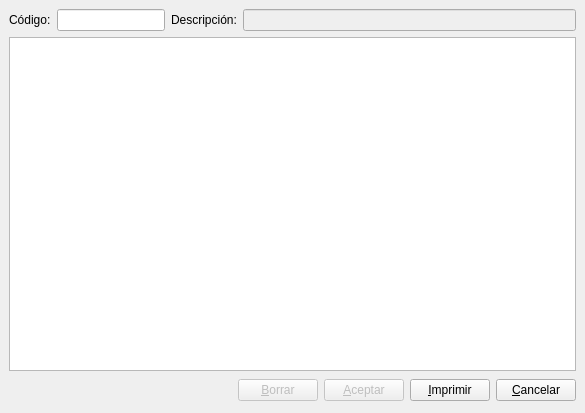
<ui version="4.0" >
 <author>José Manuel Díez Botella</author>
 <class>ci</class>
 <widget class="QDialog" name="ci" >
  <property name="geometry" >
   <rect>
    <x>0</x>
    <y>0</y>
    <width>585</width>
    <height>413</height>
   </rect>
  </property>
  <property name="windowTitle" >
   <string>Códigos de imputación</string>
  </property>
  <layout class="QVBoxLayout" >
   <property name="spacing" >
    <number>6</number>
   </property>
   <property name="leftMargin" >
    <number>9</number>
   </property>
   <property name="topMargin" >
    <number>9</number>
   </property>
   <property name="rightMargin" >
    <number>9</number>
   </property>
   <property name="bottomMargin" >
    <number>9</number>
   </property>
   <item>
    <layout class="QHBoxLayout" >
     <property name="spacing" >
      <number>6</number>
     </property>
     <property name="leftMargin" >
      <number>0</number>
     </property>
     <property name="topMargin" >
      <number>0</number>
     </property>
     <property name="rightMargin" >
      <number>0</number>
     </property>
     <property name="bottomMargin" >
      <number>0</number>
     </property>
     <item>
      <widget class="QLabel" name="label" >
       <property name="text" >
        <string>Código:</string>
       </property>
      </widget>
     </item>
     <item>
      <widget class="QLineEdit" name="codigolineEdit" >
       <property name="sizePolicy" >
        <sizepolicy vsizetype="Fixed" hsizetype="Fixed" >
         <horstretch>0</horstretch>
         <verstretch>0</verstretch>
        </sizepolicy>
       </property>
       <property name="maxLength" >
        <number>40</number>
       </property>
      </widget>
     </item>
     <item>
      <widget class="QLabel" name="label_2" >
       <property name="text" >
        <string>Descripción:</string>
       </property>
      </widget>
     </item>
     <item>
      <widget class="QLineEdit" name="descripcionlineEdit" >
       <property name="enabled" >
        <bool>false</bool>
       </property>
       <property name="maxLength" >
        <number>80</number>
       </property>
      </widget>
     </item>
    </layout>
   </item>
   <item>
    <widget class="QTableView" name="tableView" />
   </item>
   <item>
    <layout class="QHBoxLayout" >
     <property name="spacing" >
      <number>6</number>
     </property>
     <property name="leftMargin" >
      <number>0</number>
     </property>
     <property name="topMargin" >
      <number>0</number>
     </property>
     <property name="rightMargin" >
      <number>0</number>
     </property>
     <property name="bottomMargin" >
      <number>0</number>
     </property>
     <item>
      <spacer>
       <property name="orientation" >
        <enum>Qt::Horizontal</enum>
       </property>
       <property name="sizeHint" >
        <size>
         <width>211</width>
         <height>27</height>
        </size>
       </property>
      </spacer>
     </item>
     <item>
      <widget class="QPushButton" name="borrarpushButton" >
       <property name="enabled" >
        <bool>false</bool>
       </property>
       <property name="text" >
        <string>&amp;Borrar</string>
       </property>
       <property name="autoDefault" >
        <bool>false</bool>
       </property>
      </widget>
     </item>
     <item>
      <widget class="QPushButton" name="aceptarpushButton" >
       <property name="enabled" >
        <bool>false</bool>
       </property>
       <property name="text" >
        <string>&amp;Aceptar</string>
       </property>
      </widget>
     </item>
     <item>
      <widget class="QPushButton" name="imprimirpushButton" >
       <property name="text" >
        <string>&amp;Imprimir</string>
       </property>
      </widget>
     </item>
     <item>
      <widget class="QPushButton" name="cancelarpushButton" >
       <property name="text" >
        <string>&amp;Cancelar</string>
       </property>
       <property name="autoDefault" >
        <bool>false</bool>
       </property>
      </widget>
     </item>
    </layout>
   </item>
  </layout>
 </widget>
 <tabstops>
  <tabstop>codigolineEdit</tabstop>
  <tabstop>descripcionlineEdit</tabstop>
  <tabstop>tableView</tabstop>
  <tabstop>borrarpushButton</tabstop>
  <tabstop>aceptarpushButton</tabstop>
  <tabstop>imprimirpushButton</tabstop>
  <tabstop>cancelarpushButton</tabstop>
 </tabstops>
 <resources/>
 <connections>
  <connection>
   <sender>cancelarpushButton</sender>
   <signal>clicked()</signal>
   <receiver>ci</receiver>
   <slot>reject()</slot>
   <hints>
    <hint type="sourcelabel" >
     <x>492</x>
     <y>362</y>
    </hint>
    <hint type="destinationlabel" >
     <x>515</x>
     <y>389</y>
    </hint>
   </hints>
  </connection>
 </connections>
</ui>
